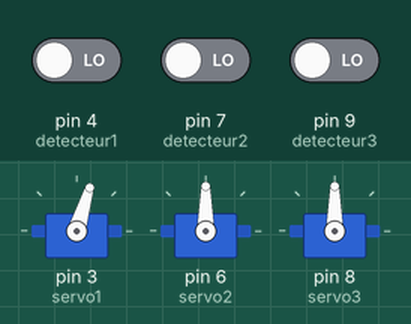
This sketch was run on a simulated Arduino Uno, built with avr-gcc and run on an emulated ATmega328P. Parts: 3 × servo. The inputs (shaded band) are chosen by the test bench; at power-on: pin 4 (detecteur1) LOW, pin 7 (detecteur2) LOW, pin 9 (detecteur3) LOW. Random numbers use the default seed unless the sketch sets one; what the sketch prints to the serial monitor is not drawn.

Above: at 0.19 s.
At 0.8 s:
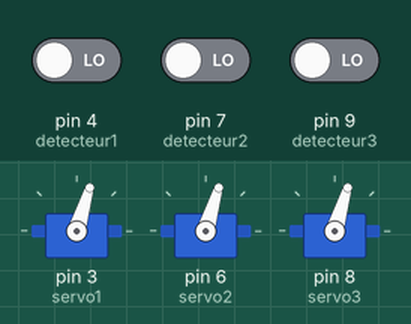
Timing chart, 0 to 2.3 s (numbered marks = the images above):
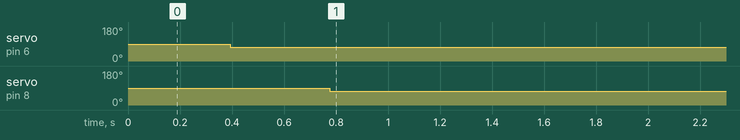

The sketch:

controle3Roues.ino
```cpp
// Programme qui permet de contrôler les 3 roues de façon aléatoire

// Servomoteur1
#include <Servo.h>
Servo servo1;

// Servomoteur2
Servo servo2;

// Servomoteur3
Servo servo3;

// Détecteur des 3 roues
const int detecteur1 = 4;
const int detecteur2 = 7;
const int detecteur3 = 9;

// Etat des 3 détecteurs sur les roues
int Etat1 = 0;
int Etat2 = 0;
int Etat3 = 0;

int i = 0;
int k = 0;
int l = 0;

// Nombres aléatoires
int nbAleatoire1 = 0;
int nbAleatoire2 = 0;
int nbAleatoire3 = 0;

int nbrand1;
int nbrand2;
int nbrand3;

void setup() {

  Serial.begin(9600);

  // Servomoteurs
  servo1.attach(3);
  servo2.attach(6);
  servo3.attach(8);

  // Détecteurs sur les roues
  pinMode(detecteur1, INPUT);
  pinMode(detecteur2, INPUT);
  pinMode(detecteur3, INPUT);

  randomSeed(analogRead(0)); // Permet de générer différents numéros de départ à chaque exécution du programme.

}

void loop() {

  Etat1 = digitalRead(detecteur1);
  Etat2 = digitalRead(detecteur2);
  Etat3 = digitalRead(detecteur3);

  for (k = 0 ; k <= 5 ; k++){ // Les roues tournent environ 10 secondes

      for(i = 0 ; i < 39; i++){ // La 1ère roue fait un tour en 390 ms
        servo1.writeMicroseconds(1300); // La roue tourne à vitesse normale
        delay(10);
      }
      for(i = 0 ; i < 38 ; i++){ // La 2ème roue fait un tour en 380 ms
        servo2.writeMicroseconds(1300); // La roue tourne à vitesse normale
        delay(10);
      }
      for(i = 0 ; i < 39 ; i++){ // La 3ème roue fait un tour en 390 ms
        servo3.writeMicroseconds(1300); // La roue tourne à vitesse normale
        delay(10);
      }
    }

    // C'est ici que l'aléatoire entre en jeu
    // Sélection d'un nombre aléatoire
    // Grâce à ce nombre, les roues feront un dernier tour et s'arrêteront aléatoirement
    nbrand1 = random(30,46);
    while ((nbrand1 == 31)||(nbrand1 == 33)||(nbrand1 == 34)||(nbrand1 == 35)||(nbrand1 == 36)||(nbrand1 == 41)||(nbrand1 == 42)||(nbrand1 == 43)){
      nbrand1 = random(30,46);
    }
    nbrand2 = random(29,45);
    while ((nbrand2 == 30)||(nbrand2 == 32)||(nbrand2 == 33)||(nbrand2 == 34)||(nbrand2 == 35)||(nbrand2 == 40)||(nbrand2 == 41)||(nbrand2 == 42)){
      nbrand2 = random(29,46);
    }
    nbrand3 = random(30,46);
    while ((nbrand3 == 31)||(nbrand3 == 33)||(nbrand3 == 34)||(nbrand3 == 35)||(nbrand3 == 36)||(nbrand3 == 41)||(nbrand3 == 42)||(nbrand3 == 43)){
      nbrand3 = random(30,46);
    }

    // Tour aléatoire de la 1ère roue
    nbAleatoire1 = nbrand1;
    for (l = 0 ; l < nbAleatoire1 ; l++){
      servo1.writeMicroseconds(1300);
      delay(10);
    }
    // Tour aléatoire de la 2ème roue
    nbAleatoire2 = nbrand2;
    for (l = 0 ; l < nbAleatoire2 ; l++){
      servo2.writeMicroseconds(1300);
      delay(10);
    }
    // Tour aléatoire de la 3ème roue
    nbAleatoire3 = nbrand3;
    for (l = 0 ; l < nbAleatoire3 ; l++){
      servo3.writeMicroseconds(1300);
      delay(10);
    }

    // Affichage des nombres aléatoires pour tester si cela fonctionne bien (optionnel)
    Serial.println(nbAleatoire1);
    Serial.println(nbAleatoire2);
    Serial.println(nbAleatoire3);

    // Arrête les roues
    servo1.detach();
    servo2.detach();
    servo3.detach();

}
```

Measured:
- by itself, servo on pin 6 (servo2): 90° → 73° at 0.39 s
- by itself, servo on pin 8 (servo3): 90° → 73° at 0.78 s
